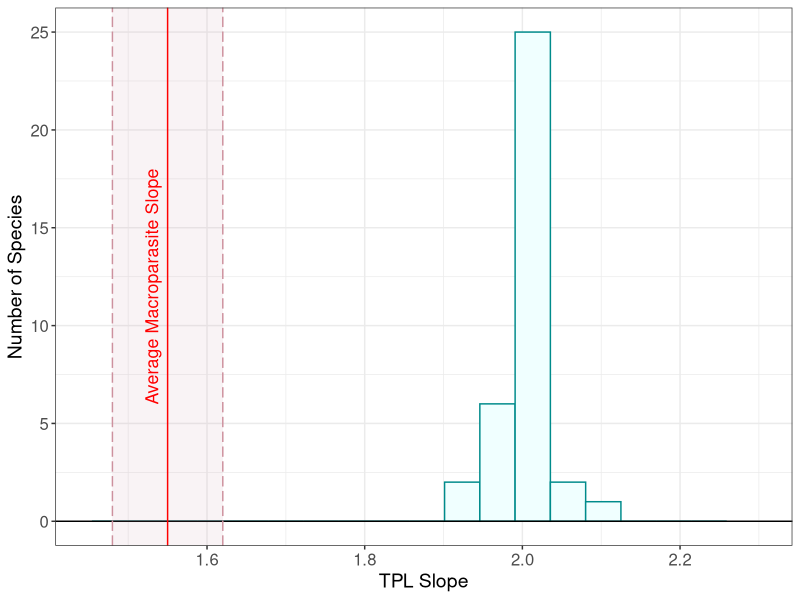

Write R code to recreate this figure.
### Reproduce Figure 3 (Histogram of species-specific TPL slopes)
### Step 1: Load summary file & keep only groups with at least 3 Bd-positive records (for meaningful mean and variance calculations)
### Step 2: Examine species list for duplicate species labels and combine and remove unknowns
### Step 3: Run linear regression models with mean fungal load as the predictor variable and variance as the response
### Step 4: Plot

library(data.table)
library(lme4)
library(dplyr)
library(ggplot2)


######################################
#### Step 1: Load and format data ####
######################################

#Load summary dataset
full_dat = fread("data/formatted/analysis_aggregation_dataset.csv")
#full_dat = fread("data/formatted/old/analysis_aggregation_dataset_all_brazil.csv")

# Keep only datasets with at least 3 bd-positive records to calculate mean and variance
dat = full_dat[full_dat$num_infected>=3,]

#convert variance and mean to numeric
dat$var_natural_with_zeros = as.numeric(dat$var_natural_with_zeros)
dat$mean_natural_with_zeros = as.numeric(dat$mean_natural_with_zeros)

#####################################################################
#### Step 2: Combine duplicate species names and remove unknowns ####
#####################################################################

#Check the species and see if there are any overlapping categories
unique(dat$species) 

dat$species = ifelse(dat$species=="RACA","rana_catesbeiana",dat$species) #combine RACA and rana_catesbeiana as a single species
data = dat[dat$species!="unknown_species",]
unique(data$species) #36


############################################
#### Step 3: Run Models and compare AIC ####
############################################

mod_null = lm(log10(var_natural_with_zeros) ~ log10(mean_natural_with_zeros) , data=data) #Fixed effect: mean; Random effect: NA

mod_spec_slp_rdm = lmer(log10(var_natural_with_zeros) ~ log10(mean_natural_with_zeros) +  (1 + log10(mean_natural_with_zeros) | species), data=data) #Fixed effect: mean; Random effect: species (slp)

mod_reg_slp_rdm = lmer(log10(var_natural_with_zeros) ~ log10(mean_natural_with_zeros)  + (1 + log10(mean_natural_with_zeros) | region) , data=data) #Fixed effect: mean; Random effect: subregion (slp)

mod_spec_slp_reg_slp_rdm = lmer(log10(var_natural_with_zeros) ~ log10(mean_natural_with_zeros)  + (1 + log10(mean_natural_with_zeros) | region) +  (1 + log10(mean_natural_with_zeros) | species), data=data)  #Fixed effect: mean; Random effect: subregion (slp), species (slp)

AIC(mod_null) #1196.2  #no effect from species or region
AIC(mod_spec_slp_rdm) #1034.2  #species --> random effect on slope
AIC(mod_reg_slp_rdm) #1041.8  #region --> random effect on slope
AIC(mod_spec_slp_reg_slp_rdm) #1028.2  #species --> random effect on slope; region --> random effect on slope

AIC(mod_reg_slp_rdm) - AIC(mod_spec_slp_reg_slp_rdm) #13.56

#Species is a better predictor than null relationship, but it is not a better predictor than region. And it does not benefit the model to include it with region.


spec_coef_slp = coef(mod_spec_slp_reg_slp_rdm)$species


################################
#### Step 4: Plot Histogram ####
################################

spec_slope_histo = ggplot() + geom_histogram(aes(x=spec_coef_slp$`log10(mean_natural_with_zeros)`),bins=20,color="cyan4",fill="azure") + geom_hline(yintercept = 0,color="black") + theme_bw() + xlab("TPL Slope") + ylab("Number of Species") + xlim(1.45,2.3) + geom_rect(aes(xmin=1.48, xmax=1.62, ymin=-Inf, ymax=Inf),fill="pink3",alpha=0.1) + geom_vline(aes(xintercept=1.55),color="red") + geom_vline(aes(xintercept=1.48),color="pink3",linetype="longdash") + geom_vline(aes(xintercept=1.62),color="pink3",linetype="longdash") + annotate("text",x=1.53,y=12,label="Average Macroparasite Slope",angle=90,color="red",size=4.5) + theme(axis.title = element_text(size=14),axis.text = element_text(size = 12))


ggsave("results/plots/spec_slope_histo.png",spec_slope_histo, width=180,height=116,units="mm",dpi=600)

